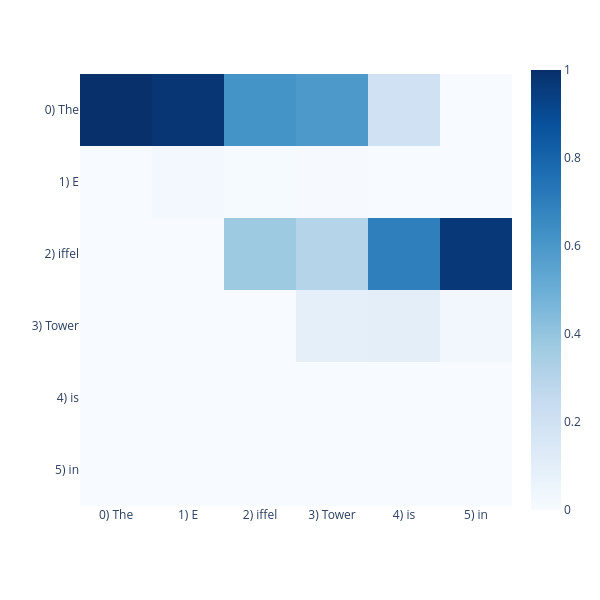

The cell this chart's notebook holds for it:
### Markdown cell above
Let's visualize the attention pattern at layer 26, head #10 (the model has 14 attention heads working in parallel!).

### Code cell
import plotly.express as px

tokens =[t.replace('Ġ', '') for t in model.tokenizer.tokenize(prompt)]

fig = px.imshow(
    # look at attention head #3
    attn_weights[0, 10].detach().cpu().float().T,
    x=[f"{i}) {l}" for i, l in enumerate(tokens)],
    y=[f"{i}) {l}" for i, l in enumerate(tokens)],
    width=600,
    height=600,
    color_continuous_scale="Blues"
)

fig.show()

### Figure 1 — Plotly figure (JSON) as saved in the notebook; plotly's stock layout.template omitted (floating-point values rounded to 4 significant figures)
{"data": [{"coloraxis": "coloraxis", "hovertemplate": "x: %{x}<br>y: %{y}<br>color: %{z}<extra></extra>", "name": "0", "type": "heatmap", "x": ["0) The", "1) E", "2) iffel", "3) Tower", "4) is", "5) in"], "xaxis": "x", "y": ["0) The", "1) E", "2) iffel", "3) Tower", "4) is", "5) in"], "yaxis": "y", "z": [[1.0, 0.9805, 0.6172, 0.5938, 0.2021, 0.001999], [0.0, 0.021, 0.008911, 0.005127, 0.002365, 0.0003738], [0.0, 0.0, 0.375, 0.3047, 0.6953, 0.9688], [0.0, 0.0, 0.0, 0.0957, 0.09863, 0.02832], [0.0, 0.0, 0.0, 0.0, 0.001053, 0.0001149], [0.0, 0.0, 0.0, 0.0, 0.0, 1.693e-05]]}], "layout": {"coloraxis": {"colorscale": [[0, "rgb(247,251,255)"], [0.125, "rgb(222,235,247)"], [0.25, "rgb(198,219,239)"], [0.375, "rgb(158,202,225)"], [0.5, "rgb(107,174,214)"], [0.625, "rgb(66,146,198)"], [0.75, "rgb(33,113,181)"], [0.875, "rgb(8,81,156)"], [1, "rgb(8,48,107)"]]}, "height": 600, "margin": {"t": 60}, "width": 600, "xaxis": {"anchor": "y", "constrain": "domain", "domain": [0, 1], "scaleanchor": "y"}, "yaxis": {"anchor": "x", "autorange": "reversed", "constrain": "domain", "domain": [0, 1]}}}
